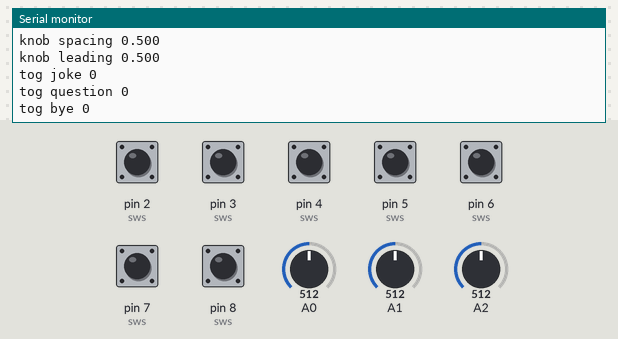
Simulated run of this sketch. Board: Arduino Uno, built with avr-gcc and run on an emulated ATmega328P. On the bench: the last lines printed to the serial monitor. The test bench sets the inputs (shaded band); at power-on: pin 2 (sws), pin 3 (sws), pin 4 (sws), pin 5 (sws), pin 6 (sws), pin 7 (sws), pin 8 (sws) HIGH, A0 = 512, A1 = 512, A2 = 512.

Above: at 1.7 s.
1.8 s: pin 2 (sws) pulled LOW for 0.15 s
At 2.7 s:
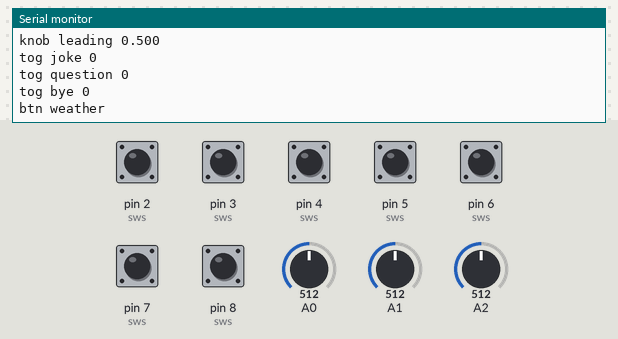
3.4 s: pin 3 (sws) pulled LOW for 0.15 s
At 4.1 s:
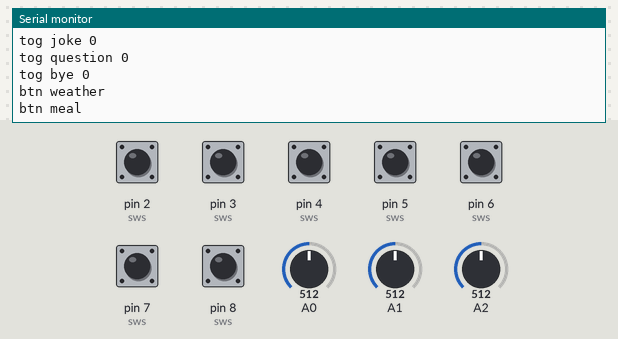
5.0 s: pin 4 (sws) pulled LOW for 0.15 s
At 6.3 s:
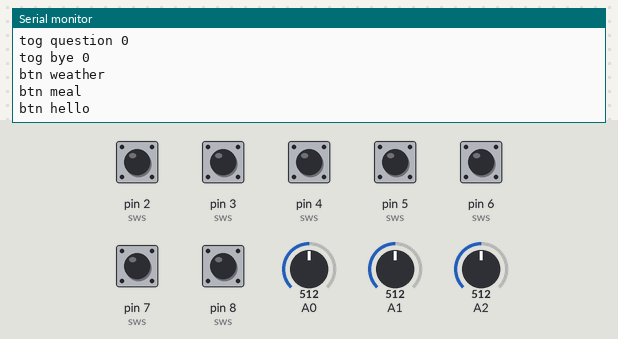
6.6 s: pin 5 (sws) pulled LOW for 0.15 s
At 7.7 s:
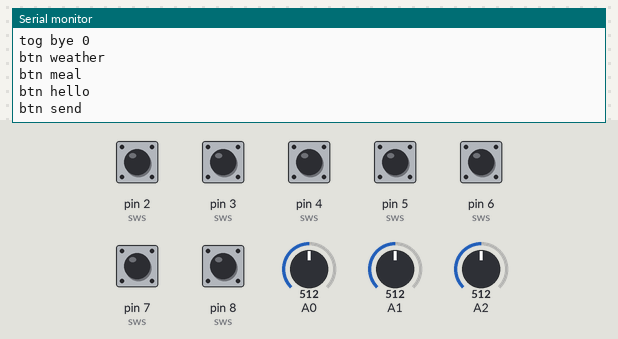
8.2 s: A0 set to 716
At 9.4 s:
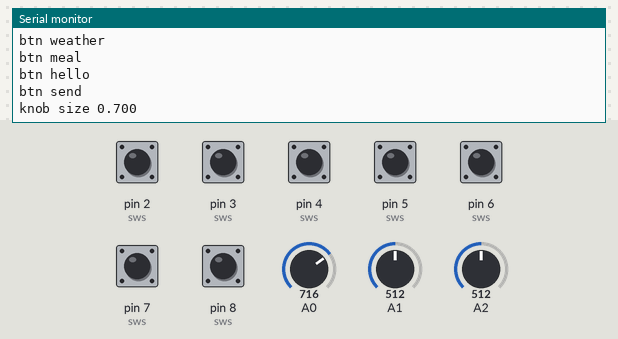
9.7 s: A1 set to 716
At 10.5 s:
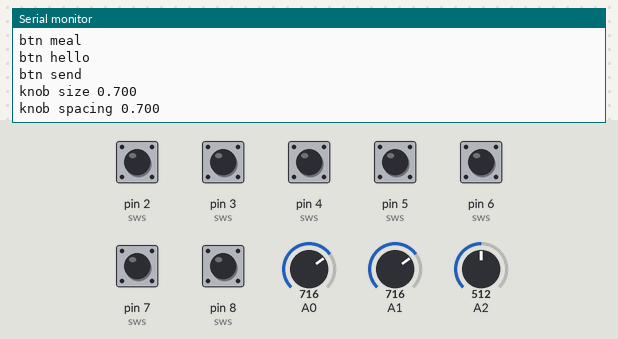

The sketch:

control_panel.ino
```cpp
// asemic 패널 — Uno R4 WiFi
// 한 줄 = 한 이벤트. id는 src/js/controls.js와 같은 이름.
struct Knob { const char* id; int pin; float last; };
//struct Sw   { const char* id; int pin; bool toggle; bool last; unsigned long t; };
struct Sw { const char* id; int pin; bool toggle; bool last; bool raw; unsigned long t; };

Knob knobs[] = { {"size", A0, -1}, {"spacing", A1, -1}, {"leading", A2, -1} };
Sw sws[] = {
  {"weather", 2, false}, {"meal", 3, false}, {"hello", 4, false},
  {"send", 5, false},
  {"joke", 6, true}, {"question", 7, true}, {"bye", 8, true},
};
const int NK = sizeof(knobs) / sizeof(knobs[0]);
const int NS = sizeof(sws) / sizeof(sws[0]);

float readKnob(int pin) {                 // 16번 평균 → 0~1
  long s = 0;
  for (int i = 0; i < 16; i++) s += analogRead(pin);
  float v = s / 16.0 / 1023.0;
  if (v < 0.01) v = 0;
  if (v > 0.99) v = 1;
  return v;
}

void sendKnob(Knob& k, float v) {
  k.last = v;
  Serial.print("knob "); Serial.print(k.id); Serial.print(" "); Serial.println(v, 3);
}
void sendTog(Sw& s) {
  Serial.print("tog "); Serial.print(s.id); Serial.print(" "); Serial.println(s.last ? 1 : 0);
}
void dumpAll() {
  for (int i = 0; i < NK; i++) sendKnob(knobs[i], readKnob(knobs[i].pin));
  for (int i = 0; i < NS; i++) if (sws[i].toggle) sendTog(sws[i]);
}

void setup() {
  Serial.begin(115200);
  for (int i = 0; i < NS; i++) {
    pinMode(sws[i].pin, INPUT_PULLUP);
    sws[i].last = sws[i].raw = digitalRead(sws[i].pin) == LOW;
  }
  delay(500);
  dumpAll();
}

void loop() {
  if (Serial.available() && Serial.read() == '?') dumpAll();   // 페이지가 붙으면 현재 상태 다시 보냄

  for (int i = 0; i < NK; i++) {
    float v = readKnob(knobs[i].pin);
    if (fabs(v - knobs[i].last) > 0.01) sendKnob(knobs[i], v);
  }

  unsigned long now = millis();
  for (int i = 0; i < NS; i++) {
    Sw& s = sws[i];
    bool r = digitalRead(s.pin) == LOW;
    if (r != s.raw) { s.raw = r; s.t = now; continue; }   // 흔들리는 중 — 타이머 다시 시작
    if (r == s.last || now - s.t < 50) continue;          // 50ms 동안 그대로여야 인정
    s.last = r;
    if (s.toggle) sendTog(s);
    else if (r) { Serial.print("btn "); Serial.println(s.id); }
  }
}
```

Measured:
- after the input at 1.8 s, the serial monitor: prints a new line after 0.05 s (image 1)
- after the input at 3.4 s, the serial monitor: prints a new line after 0.06 s (image 2)
- after the input at 5.0 s, the serial monitor: prints a new line after 0.06 s (image 3)
- after the input at 6.6 s, the serial monitor: prints a new line after 0.06 s (image 4)
- after the input at 8.2 s, the serial monitor: prints a new line at once (image 5)
- after the input at 9.7 s, the serial monitor: prints a new line at once (image 6)
